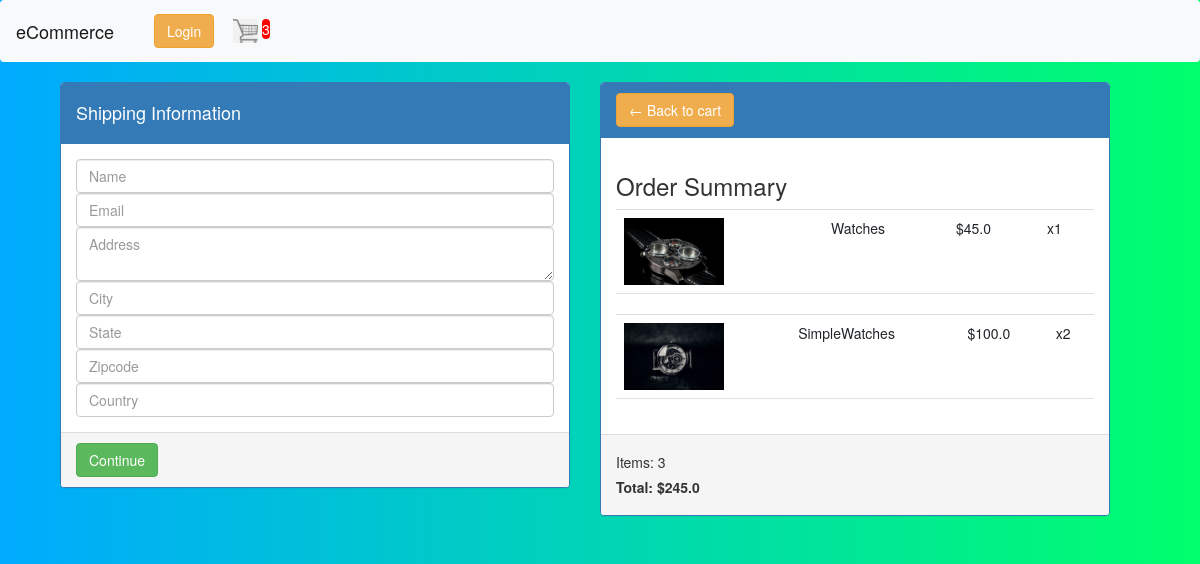
/checkout/ (signed in), run on an earlier commit of the app's database.
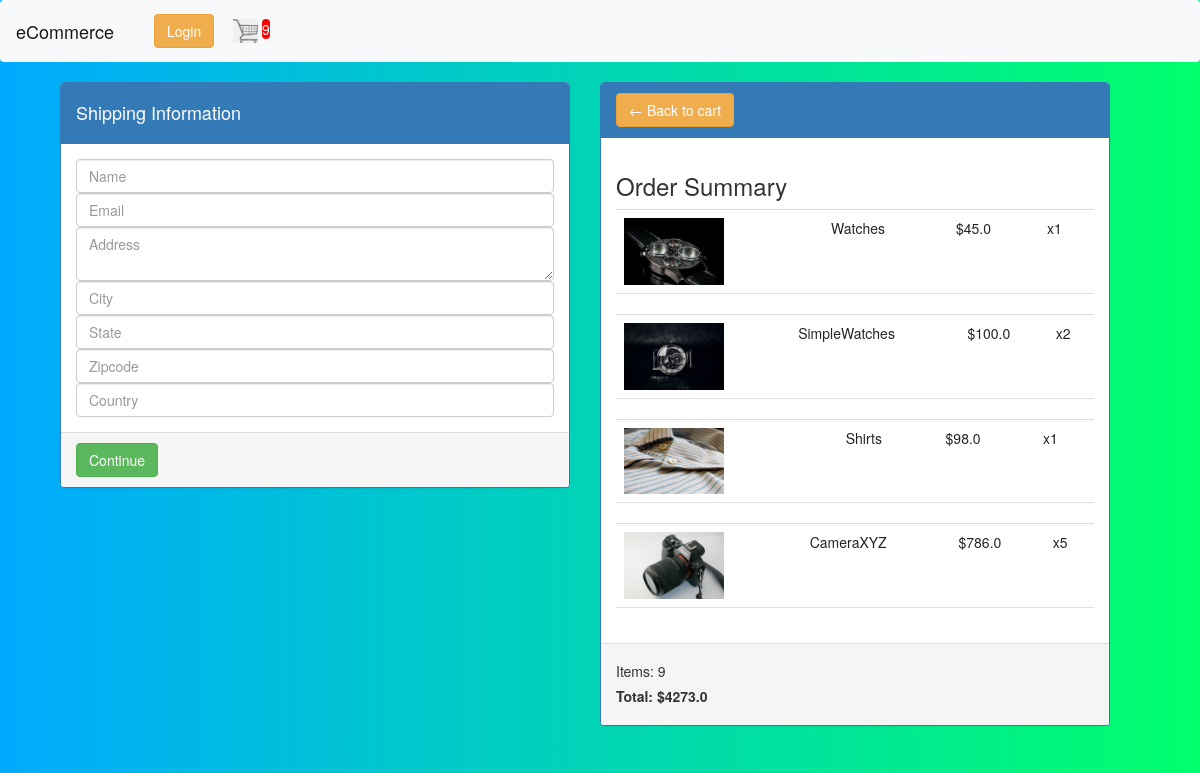
And on a later commit of the database.
### store/models.py (models this page shows, shortened)
class OrderItem(models.Model):
    product = models.ForeignKey(Product, on_delete=models.SET_NULL, blank=True, null=True)
    order = models.ForeignKey(Order, on_delete=models.SET_NULL, blank=True, null=True)
    quantity = models.IntegerField(default=0, null=True, blank=True)
    date_added = models.DateTimeField(auto_now_add=True)
    @property
    def get_total(self):
        total=self.product.price * self.quantity
        return total

class Product(models.Model):
    name = models.CharField(max_length=255, null=True)
    price = models.FloatField()
    digital = models.BooleanField(default=False, null=True, blank=False)
    image = models.ImageField(null=True, blank=True)  # using pillow lib."pip install Pillow"
    '''
    @property
    def imageURL(self):
        try:
            url = self.image.url
        except:
            url = ''
        return url
    '''

class Order(models.Model):
    customer = models.ForeignKey(Customer, on_delete=models.SET_NULL, blank=True, null=True)
    date_order = models.DateTimeField(auto_now_add=True)
    complete = models.BooleanField(default=False, null=True, blank=False)
    transaction_id = models.CharField(max_length=255, null=True)
    @property
    def shipping(self):
        shipping=False
        orderitems=self.orderitem_set.all()
        for i in orderitems:
            if i.product.digital==False:
                shipping=True
        return shipping
    @property
    def get_cart_total(self):
        orderitems = self.orderitem_set.all()
        total=sum([item.get_total for item in orderitems])
        return total
    @property
    def get_cart_items(self):
        orderitems = self.orderitem_set.all()
        total = sum([item.quantity for item in orderitems])
        return total

### store/views.py (the view)
# urls.py: path("checkout/", views.checkout, name="checkout"),
def checkout(request):
    if request.user.is_authenticated:
        customer = request.user.customer  # for one to one relationship
        order, created = Order.objects.get_or_create(customer=customer, complete=False)
        items = order.orderitem_set.all()
        cartItems=order.get_cart_items
    else:
        items = []
        order = {'get_cart_total': 0, 'get_cart_items': 0, 'shipping':False}
        cartItems=order['get_cart_items']
    context = {'items': items, 'order': order, 'cartItems': cartItems}
    return render(request, 'store/checkout.html', context)

### store/templates/store/checkout.html (shortened to what this page needs)
{% extends 'store/index.html' %}
{% load static %}
{% block content %}
    <div class="row col-xs-12   ">
        <div class="col-xs-6">
            <div id="form" class="panel panel-primary">
                <div class="panel-heading">
                    <h4>Shipping Information</h4>
                </div>
                <div class="panel-body">
                    <input type="text" class="form-control" name="name" placeholder="Name">
                    <input type="text" class="form-control" name="email" placeholder="Email">
                    <div id="shipping-info">
                        <textarea type="text" row="10" col="30" class="form-control" name="address" placeholder="Address"></textarea>
                        <input type="text" class="form-control" name="city" placeholder="City">
                        <input type="text" class="form-control" name="state" placeholder="State">
                        <input type="text" class="form-control" name="zipcode" placeholder="Zipcode">
                        <input type="text" class="form-control" name="country" placeholder="Country">
                    </div>
                </div>
                <div class="panel-footer">
                    <button id="form-button" class="btn btn-success">Continue</button>
                </div>
            </div>
        </div>
        <div class="col-xs-6">
            <div class="panel panel-primary">
                <div class="panel-heading">
                    <a class="btn btn-warning" href="{% url 'cart' %}">&#x2190 Back to cart</a>
                </div>
                <div class="panel-body">
                    <h3>Order Summary</h3>
                    {% for item in items %}
                    <table class="table">
                        <td style="flex:2 "><img class="row-image" src="{{item.product.image.url}}"></td>
                        <td style="flex:2">{{item.product.name}}</td>
                        <td style="flex:1">${{item.product.price}}</td>
                        <td style="flex:1"><p>x{{item.quantity}}</p></td>
                    </table>
                    {% endfor %}
                </div>
                <div class="panel-footer">
                    <h5>Items: {{order.get_cart_items}}</h5>
                    <h5><strong>Total: ${{order.get_cart_total}}</strong></h5>
                </div>
            </div>
        </div>
    </div>
{% endblock content %}

What changed in the data, as far as the page shows it:
added OrderItem: product.image (picture), product.name "Shirts", product.price "98.0", quantity "1"
added OrderItem: product.image (picture), product.name "CameraXYZ", product.price "786.0", quantity "5"
computed for Order: get_cart_items "3" → "9"; get_cart_total "245.0" → "4273.0"
Also different on the page:
{{ cartItems }}: "3" → "9"
